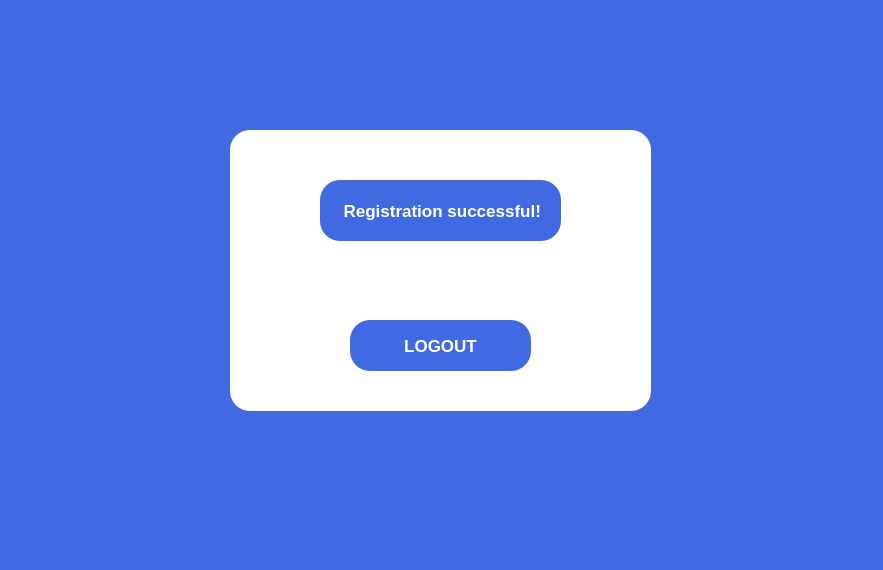
<?xml version="1.0" encoding="UTF-8"?>
<ui version="4.0">
 <class>MainWindow</class>
 <widget class="QMainWindow" name="MainWindow">
  <property name="geometry">
   <rect>
    <x>0</x>
    <y>0</y>
    <width>883</width>
    <height>570</height>
   </rect>
  </property>
  <property name="font">
   <font>
    <pointsize>13</pointsize>
    <weight>75</weight>
    <bold>true</bold>
   </font>
  </property>
  <property name="windowTitle">
   <string>MainWindow</string>
  </property>
  <property name="styleSheet">
   <string notr="true">;
background-color: rgb(65, 105, 225);</string>
  </property>
  <widget class="QWidget" name="centralwidget">
   <widget class="QFrame" name="frame">
    <property name="geometry">
     <rect>
      <x>230</x>
      <y>130</y>
      <width>421</width>
      <height>281</height>
     </rect>
    </property>
    <property name="styleSheet">
     <string notr="true">border-radius:20px;
color: rgb(65, 105, 225);
background-color: rgb(255, 255, 255);</string>
    </property>
    <property name="frameShape">
     <enum>QFrame::StyledPanel</enum>
    </property>
    <property name="frameShadow">
     <enum>QFrame::Raised</enum>
    </property>
    <widget class="QLabel" name="label">
     <property name="geometry">
      <rect>
       <x>90</x>
       <y>50</y>
       <width>241</width>
       <height>61</height>
      </rect>
     </property>
     <property name="font">
      <font>
       <family>Arial</family>
       <pointsize>13</pointsize>
       <weight>75</weight>
       <bold>true</bold>
      </font>
     </property>
     <property name="styleSheet">
      <string notr="true">border-radius:20px;
color: rgb(255, 255, 255);
background-color: rgb(65, 105, 225);</string>
     </property>
     <property name="text">
      <string>     Registration successful!</string>
     </property>
    </widget>
    <widget class="QPushButton" name="pushButton">
     <property name="geometry">
      <rect>
       <x>120</x>
       <y>190</y>
       <width>181</width>
       <height>51</height>
      </rect>
     </property>
     <property name="font">
      <font>
       <family>Arial</family>
       <pointsize>13</pointsize>
       <weight>75</weight>
       <italic>false</italic>
       <bold>true</bold>
       <underline>false</underline>
      </font>
     </property>
     <property name="styleSheet">
      <string notr="true">background-color: rgb(65, 105, 225);
color: rgb(255, 255, 255);
border-radius: 20px;
border-style: outset;
border-width 2px;</string>
     </property>
     <property name="text">
      <string>LOGOUT</string>
     </property>
    </widget>
   </widget>
  </widget>
  <widget class="QMenuBar" name="menubar">
   <property name="geometry">
    <rect>
     <x>0</x>
     <y>0</y>
     <width>883</width>
     <height>21</height>
    </rect>
   </property>
  </widget>
  <widget class="QStatusBar" name="statusbar"/>
 </widget>
 <resources/>
 <connections/>
</ui>
